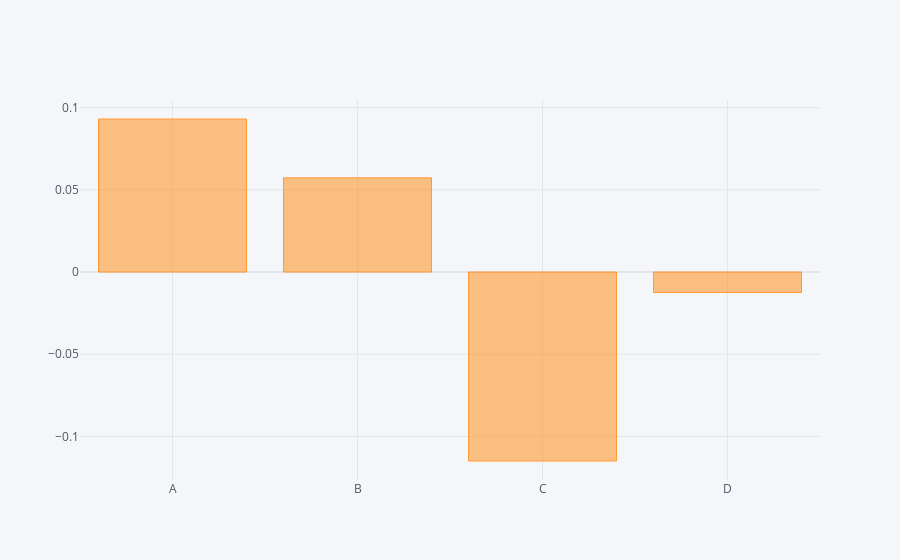

Write notebook code for a chart like this one.
### Code cell
df.mean().iplot(kind='bar')

### Figure 1 — Plotly figure (JSON) as saved in the notebook; plotly's stock layout.template omitted (floating-point values rounded to 4 significant figures)
{"data": [{"marker": {"color": "rgba(255, 153, 51, 0.6)", "line": {"color": "rgba(255, 153, 51, 1.0)", "width": 1}}, "name": "None", "orientation": "v", "text": "", "type": "bar", "x": ["A", "B", "C", "D"], "y": [0.09306, 0.05727, -0.1149, -0.01246]}], "layout": {"legend": {"bgcolor": "#F5F6F9", "font": {"color": "#4D5663"}}, "paper_bgcolor": "#F5F6F9", "plot_bgcolor": "#F5F6F9", "title": {"font": {"color": "#4D5663"}}, "xaxis": {"gridcolor": "#E1E5ED", "showgrid": true, "tickfont": {"color": "#4D5663"}, "title": {"font": {"color": "#4D5663"}, "text": ""}, "zerolinecolor": "#E1E5ED"}, "yaxis": {"gridcolor": "#E1E5ED", "showgrid": true, "tickfont": {"color": "#4D5663"}, "title": {"font": {"color": "#4D5663"}, "text": ""}, "zerolinecolor": "#E1E5ED"}}}
